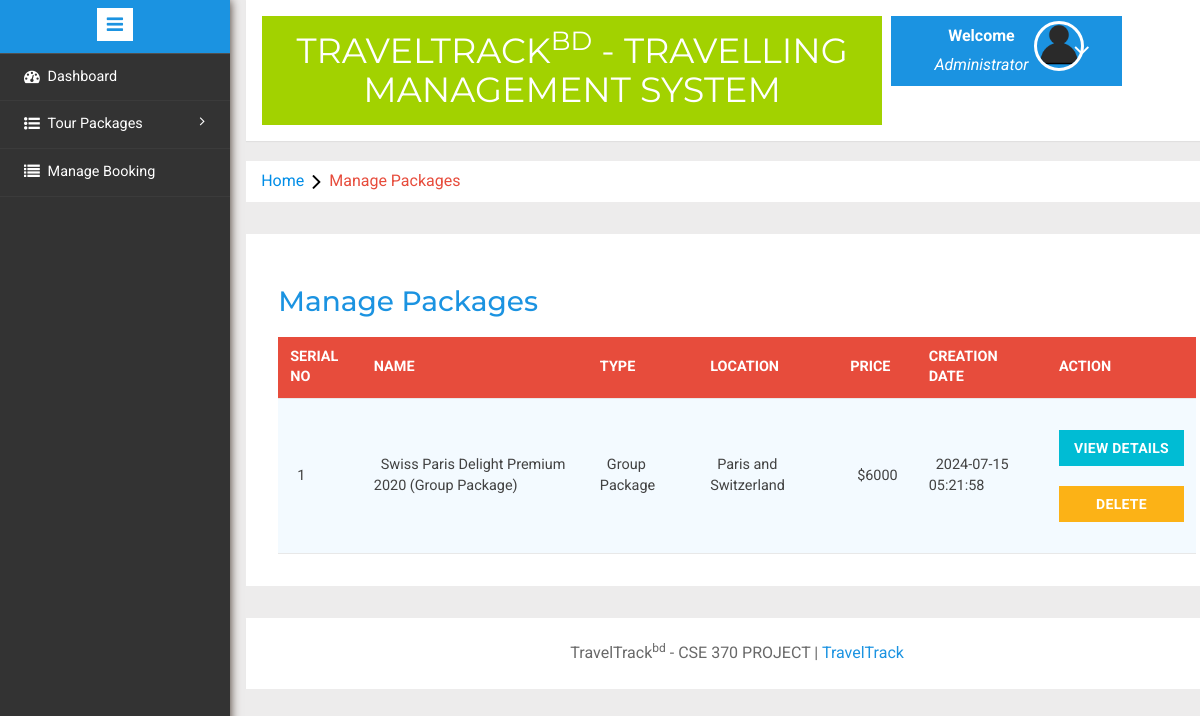
Page /admin/manage-packages.php (signed in) on the committed database.
### tables this page shows
CREATE TABLE `tbltourpackages` (
  `PackageId` int(11) NOT NULL,
  `PackageName` varchar(200),
  `PackageType` varchar(150),
  `PackageLocation` varchar(100),
  `PackagePrice` int(11),
  `PackageFetures` varchar(255),
  `PackageDetails` mediumtext,
  `PackageImage` varchar(100),
  `Creationdate` timestamp NULL DEFAULT current_timestamp(),
  `UpdationDate` timestamp NULL DEFAULT NULL ON UPDATE current_timestamp(),
  PRIMARY KEY (`PackageId`)
);

### admin/manage-packages.php (the view, shortened to what this page needs)
<?php session_start();
include('includes/config.php');
if(strlen($_SESSION['alogin'])==0){
header('location:index.php');
}
else{
?>
<!DOCTYPE HTML>
<html>
<head>
<link href="css/bootstrap.min.css" rel='stylesheet' type='text/css' />
<link href="css/style.css" rel='stylesheet' type='text/css' />
<link rel="stylesheet" href="css/morris.css" type="text/css"/>
<link href="css/font-awesome.css" rel="stylesheet">
<link rel="stylesheet" type="text/css" href="css/table-style.css" />
<link rel="stylesheet" type="text/css" href="css/basictable.css" />
<link rel="stylesheet" href="css/icon-font.min.css" type='text/css' />
</head>
<body>
   <div class="page-container">
<div class="left-content">
	   <div class="mother-grid-inner">
				<?php include('includes/header.php');?>
				</div>
<ol class="breadcrumb">
                <li class="breadcrumb-item"><a href="index.html">Home</a><i class="fa fa-angle-right"></i>Manage Packages</li>
            </ol>
<div class="agile-grids">
				<div class="agile-tables">
					<div class="w3l-table-info">
					  <h2>Manage Packages</h2>
					    <table id="table">
						<thead>
						  <tr>
						  <th>Serial No</th>
							<th >Name</th>
							<th>Type</th>
							<th>Location</th>
							<th>Price</th>
							<th>Creation Date</th>
							<th>Action</th>
						  </tr>
						</thead>
						<tbody>
<?php $sql = "SELECT * from tblTourPackages";
$query = $dbh -> prepare($sql);
$query->execute();
$results=$query->fetchAll(PDO::FETCH_OBJ);
$cnt=1;
if($query->rowCount() > 0)
{
foreach($results as $result)
{				?>
						  <tr>
							<td><?php echo htmlentities($cnt);?></td>
							<td><?php echo htmlentities($result->PackageName);?></td>
							<td><?php echo htmlentities($result->PackageType);?></td>
							<td><?php echo htmlentities($result->PackageLocation);?></td>
							<td>$<?php echo htmlentities($result->PackagePrice);?></td>
							<td><?php echo htmlentities($result->Creationdate);?></td>
							<td><a href="update-package.php?pid=<?php echo htmlentities($result->PackageId);?>"><button type="button" class="btn btn-primary btn-block">View Details</button></a><br />
<a href="manage-packages.php?action=delete&&id=<?php echo $result->PackageId;?>" onclick="return confirm('Do you really want to delete?')" class="btn btn-danger btn-block">Delete</a>
							</td>
						  </tr>
						 <?php $cnt=$cnt+1;} }?>
						</tbody>
					  </table>
					</div>
			</div>
<?php include('includes/footer.php');?>
</div>
</div>
						<?php include('includes/sidebarmenu.php');?>
							</div>
</body>
</html>
<?php } ?>

### admin/css/table-style.css (style rules this page uses)
table { background: white; border-collapse: collapse; margin: 1.25em 0 0; width: 100%; }
table tr, table th, table td { border: none; border-bottom: 1px solid #e8e8e8; font-size: .95em; }
table th, table td { padding: 10px 12px; text-align: left; }
table th { background: #e74c3c; color: #fff; text-transform: uppercase; }
table tr td { background: #f3faff; color: #424242; }
table { width: 100%; }

### rows in the picture
tbltourpackages: PackageName "Swiss Paris Delight Premium 2020 (Group Package)", PackageType "Group Package", PackageLocation "Paris and Switzerland", PackagePrice "6000", Creationdate "2024-07-15 05:21:58"
